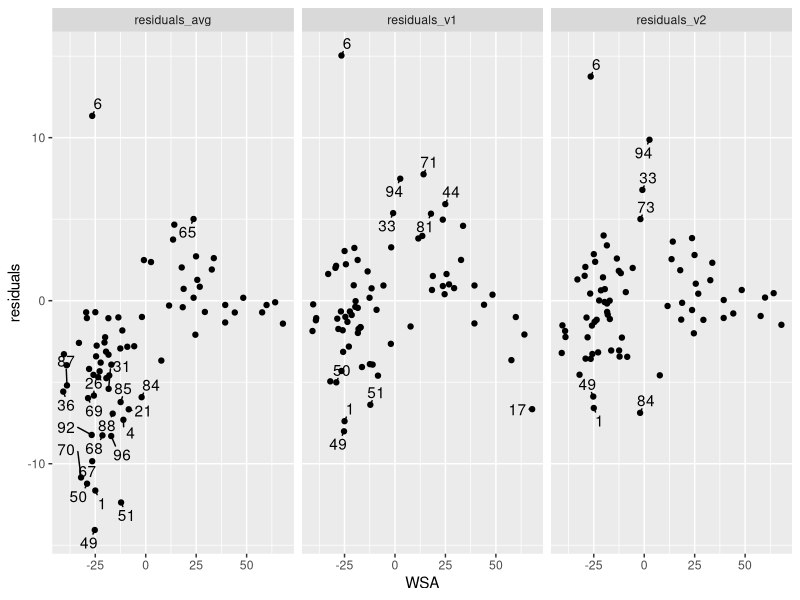

Recreate this plot in R. (Note: this script raises an error after producing the figure.)
rm(list = ls())

library(tidyverse)

# This script builds a model to predict Assembly vote

orig <- read_csv("WI_2022_Votes_in_Assembly_Districts.csv")

# margins for all races in 2022 Assembly Districts
margins.2022 <- orig %>%
  filter(plan == "2022") %>%
  select(office, district, margin) %>%
  pivot_wider(names_from = office, values_from = margin)

# two-party vote total in 2022 Assembly Districts
vote.total.2022 <- orig %>%
  filter(plan == "2022") %>%
  mutate(party2_tot = DEM + REP) %>%
  select(office, district, party2_tot) %>%
  pivot_wider(names_from = office, values_from = party2_tot)

# assembly seats contested by both parties in 2022
contested.assembly.22 <- orig %>%
  filter(plan == "2022",
         office == "WSA",
         DEM > 0,
         REP > 0)

# just the margins for contested assembly districts
margins.contested <- margins.2022 %>%
  filter(district %in% contested.assembly.22$district)

# just the vote totals for contested assembly districts
vote.totals.contested <- vote.total.2022 %>%
  filter(district %in% contested.assembly.22$district)


# Two-step modelling process
#   Use the "v1" model to predict Assembly winner
#   Use the "v2" model to predict Assembly margin using interaction term with predicted winner from "v1"
lm.margin.v1 <- lm(WSA ~ GOV + USS + WAG + WST, data = margins.contested)

margins.contested.v2 <- margins.contested %>%
  mutate(predicted_margin_v1 = predict.lm(lm.margin.v1, newdata = .[]),
         predicted_dem_win = if_else(predicted_margin_v1 > 0, 1, 0))

lm.margin.v2 <- lm(WSA ~ predicted_dem_win + GOV*predicted_dem_win +
                     USS*predicted_dem_win + WAG*predicted_dem_win +
                     WST*predicted_dem_win, data = margins.contested.v2)

summary(lm.margin.v1)
summary(lm.margin.v2)

predicted.margin <- orig %>%
  select(plan, office, district, margin) %>%
  pivot_wider(names_from = office, values_from = margin) %>%
  mutate(predict_v1 = predict.lm(lm.margin.v1, newdata = .[]),
         predicted_dem_win = if_else(predict_v1 > 0, 1, 0)) %>%
  mutate(predict_v2 = predict.lm(lm.margin.v2, newdata = .[])) %>%
  mutate(predict_avg = (GOV + USS + WAG + WST)/4,
         final_wsa = case_when(
           plan != "2022" ~ predict_v2,
           district %in% contested.assembly.22$district ~ WSA,
           TRUE ~ predict_v2
         ))

compare.residuals <- predicted.margin %>%
  filter(plan == "2022",
         district %in% contested.assembly.22$district) %>%
  mutate(residuals_v1 = WSA - predict_v1,
         residuals_v2 = WSA - predict_v2,
         residuals_avg = WSA - predict_avg)

summary(compare.residuals$residuals_v1)
sd(compare.residuals$residuals_v1)
summary(compare.residuals$residuals_v1)
sd(compare.residuals$residuals_v1)
summary(compare.residuals$residuals_avg)
sd(compare.residuals$residuals_avg)

# compare the residuals from the various models
compare.residuals %>%
  select(district, WSA, starts_with("residuals")) %>%
  pivot_longer(cols = starts_with("residuals"), names_to = "model", values_to = "residuals") %>%
  ggplot(aes(WSA, residuals)) +
  geom_point() +
  ggrepel::geom_text_repel(data = function(x){filter(x, abs(residuals) > 5)},
                           aes(label = district), min.segment.length = 0.01) +
  facet_wrap(facets = vars(model))

# compare congruence of win totals
predicted.wsa %>%
  filter(plan == "2022") %>%
  select(district, WSA, starts_with("predict_")) %>%
  pivot_longer(cols = starts_with("predict"), names_to = "method", values_to = "prediction") %>%
  mutate(winner_comparison = case_when(
    WSA < 0 & prediction < 0 ~ "agree, rep won",
    WSA > 0 & prediction > 0 ~ "agree, dem won",
    WSA < 0 & prediction > 0 ~ "disagree, rep won",
    WSA > 0 & prediction < 0 ~ "disagree, dem won"
  )) %>%
  group_by(method, winner_comparison) %>%
  summarise(count = n()) %>%
  pivot_wider(names_from = method, values_from = count, values_fill = 0)

####################################################################
# model vote totals
lm.votes.v1 <- lm(WSA ~ GOV + USS + WAG + WST, data = vote.totals.contested)
vote.totals.contested %>%
  mutate(predicted = predict(lm.votes.v1),
         residuals = residuals(lm.votes.v1)) %>%
  arrange(residuals)

predicted.votes <- orig %>%
  mutate(party2_tot = DEM + REP) %>%
  select(plan, office, district, party2_tot) %>%
  pivot_wider(names_from = office, values_from = party2_tot) %>%
  mutate(predict_party2tot = predict.lm(lm.votes.v1, newdata = .[])) %>%
  select(plan, district, predict_party2tot)

predicted.wsa <- inner_join(predicted.margin, predicted.votes)


write_csv(predicted.wsa, "model/AssemblyDistricts_with_ModelledVote.csv")
